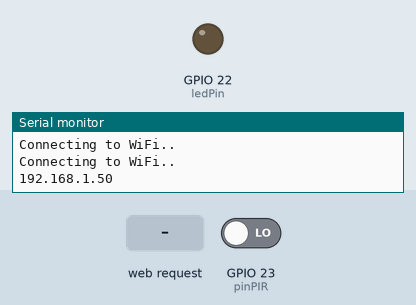
This sketch was run on a simulated ESP32. Parts: output pins drawn as LEDs (lit = HIGH), the last lines printed to the serial monitor. The inputs (shaded band) are chosen by the test bench; at power-on: GPIO 23 (pinPIR) LOW. WiFi joins after 1.5 s; servers stay silent unless stated; storage starts empty.

Above: at 3.2 s.
3.3 s: GPIO 23 (pinPIR) driven HIGH
At 4.5 s:
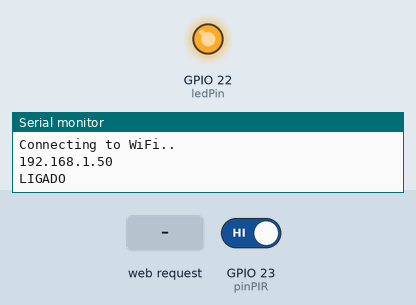
4.8 s: HTTP request GET /off received
At 5.5 s:
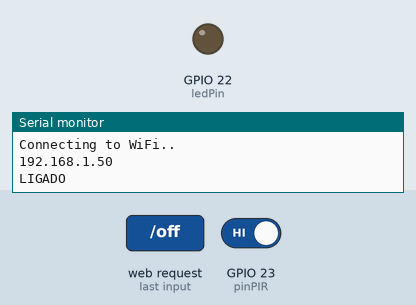
6.3 s: HTTP request GET /on received
Timing chart, 0 to 14.8 s (numbered marks = the images above; inputs shaded):
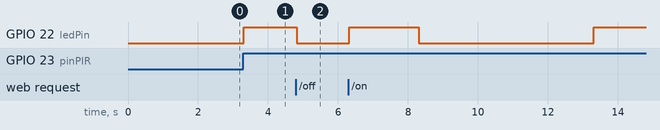

The sketch:

SimpleWiFiServer.ino
```cpp
// Import required libraries
#include "WiFi.h"
#include "ESPAsyncWebServer.h"
#include "SPIFFS.h"

// Replace with your network credentials
const char* ssid = "Login-Wifi";
const char* password = "Senha-Wifi";

// Set LED GPIO
const int ledPin = 22;
// Stores LED state
String ledState;

// Create AsyncWebServer object on port 80
AsyncWebServer server(80);

// Replaces placeholder with LED state value
String processor(const String& var){
  Serial.println(var);
  if(var == "STATE"){
    if(digitalRead(ledPin)){
      ledState = "LIGADO";
    }
    else{
      ledState = "DESLIGADO";
    }
    Serial.print(ledState);
    return ledState;
  }
  return String();
}
int pinLED = 22;
int pinPIR = 23;

void setup(){
  // Serial port for debugging purposes
  Serial.begin(9600);
  pinMode(ledPin, OUTPUT);

  pinMode(pinPIR, INPUT);
  pinMode(pinLED, OUTPUT);


  // Initialize SPIFFS
  if(!SPIFFS.begin(true)){
    Serial.println("An Error has occurred while mounting SPIFFS");
    return;
  }

  // Connect to Wi-Fi
  WiFi.begin(ssid, password);
  while (WiFi.status() != WL_CONNECTED) {
    delay(1000);
    Serial.println("Connecting to WiFi..");
  }

  // Print ESP32 Local IP Address
  Serial.println(WiFi.localIP());

  // Route for root / web page
  server.on("/", HTTP_GET, [](AsyncWebServerRequest *request){
    request->send(SPIFFS, "/index.html", String(), false, processor);
  });

  // Route to load style.css file
  server.on("/style.css", HTTP_GET, [](AsyncWebServerRequest *request){
    request->send(SPIFFS, "/style.css", "text/css");
  });

  // Route to set GPIO to HIGH
  server.on("/on", HTTP_GET, [](AsyncWebServerRequest *request){
    digitalWrite(ledPin, HIGH);
    request->send(SPIFFS, "/index.html", String(), false, processor);
  });

  // Route to set GPIO to LOW
  server.on("/off", HTTP_GET, [](AsyncWebServerRequest *request){
    digitalWrite(ledPin, LOW);
    request->send(SPIFFS, "/index.html", String(), false, processor);
  });

  // Start server
  server.begin();
}

void loop(){
  bool valorPIR = digitalRead(pinPIR);


  if (valorPIR) {
    digitalWrite(22,!digitalRead(22));
    if(digitalRead(22) == 1)
    {
      Serial.println("LIGADO");
    }else{
      Serial.println("DESLIGADO");
    }
    delay(5000);
    }
}
```

Measured:
- after the input at 3.3 s, GPIO 22 (ledPin): LOW → HIGH at once
- after the input at 4.8 s, GPIO 22 (ledPin): HIGH → LOW at once
